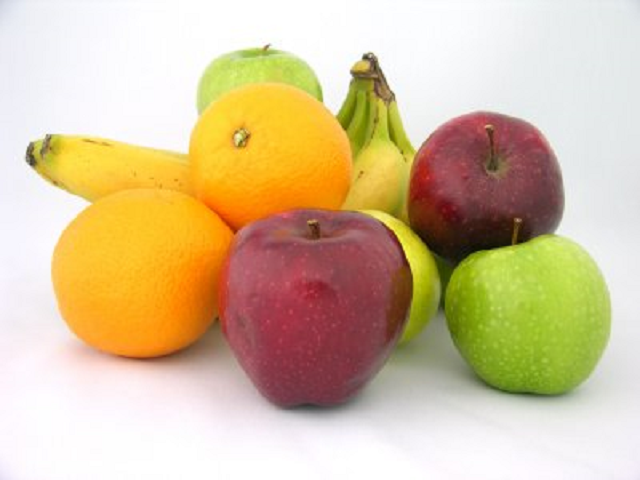
#> input picture data/fruits.png, 640 x 480 px
$ python 2_2.py
#> lines starting #> are read from the running program, lines starting #| are printed output that depends on the picture; after the words box and inside, x2 and y2 are one past the last pixel; in counts of white or black regions, pixels touching at a corner belong together
import cv2

src = cv2.imread('data/fruits.png')
#> src is the input picture: shape (480, 640, 3); mean B, G, R 155.5, 192.8, 214.3

# Cannyエッジ検出
dst = cv2.Canny(src, 50, 150)
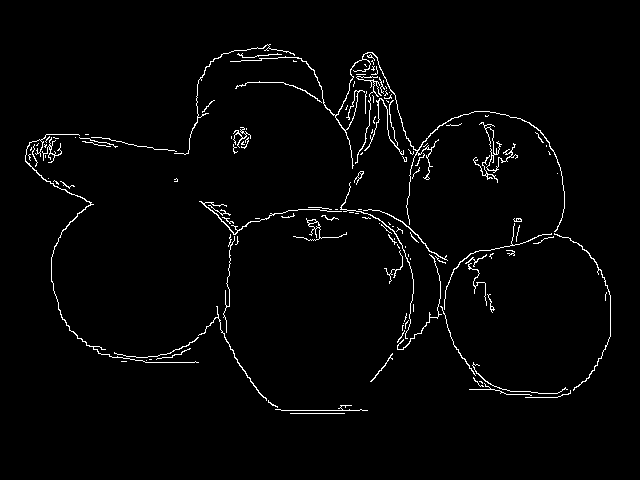
#> dst: shape (480, 640); 2.2% white in thin lines or dots, all inside (x1, y1, x2, y2) = (25, 44, 611, 414)

cv2.imshow('win_src', src)
cv2.imshow('win_dst', dst)

# 出力画像の保存
cv2.imwrite('data/image_dst.jpg', dst)

cv2.waitKey(0)

# すべての表示ウィンドウを削除
cv2.destroyAllWindows()

$ run again, with data/ball.png copied over data/fruits.png
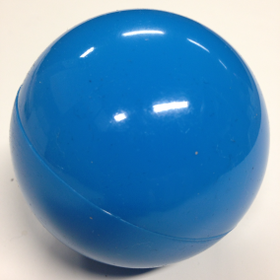
#> input picture data/ball.png, 280 x 280 px
#> src is the input picture: shape (280, 280, 3); mean B, G, R 184.1, 144.4, 91.9
#> `dst = cv2.Canny(src, 50, 150)`:
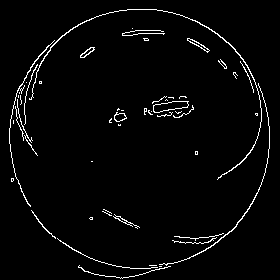
#> dst: shape (280, 280); 2.9% white in thin lines or dots, all inside (x1, y1, x2, y2) = (9, 9, 270, 279)
